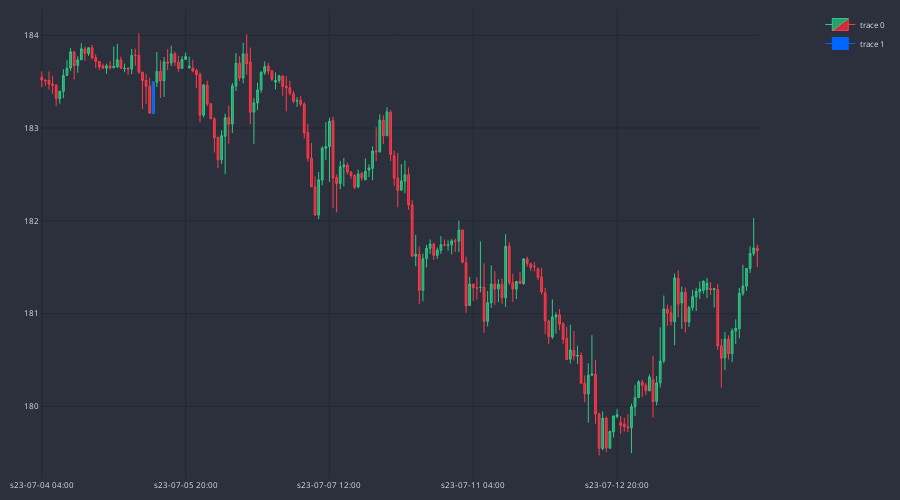

Source (notebook cell):
### Code cell
MARKER = '#0066FF'
dfp = df_an.iloc[600:800]
cp = CandlePlot(dfp, candles=True)
df_temp = cp.df_plot[cp.df_plot.MARUBOZU==True]
cp.fig.add_trace(go.Candlestick(
                x=df_temp.sTime,
                open=df_temp.mid_o,
                high=df_temp.mid_h,
                low=df_temp.mid_l,
                close=df_temp.mid_c,
                line=dict(width=1), opacity=1,
                increasing_fillcolor=MARKER,
                decreasing_fillcolor=MARKER,
                increasing_line_color=MARKER,  
                decreasing_line_color=MARKER
            ))

cp.show_plot()

### Figure 1 — Plotly figure (JSON) as saved in the notebook; plotly's stock layout.template omitted (floating-point values rounded to 4 significant figures; data arrays with more than 128 entries replaced by an {"elided": "..."} marker saying what was removed)
{"data": [{"close": {"elided": "200 float values"}, "decreasing": {"fillcolor": "#CC2E3C", "line": {"color": "#FF3A4C"}}, "high": {"elided": "200 float values"}, "increasing": {"fillcolor": "#24A06B", "line": {"color": "#2EC886"}}, "line": {"width": 1}, "low": {"elided": "200 float values"}, "opacity": 1, "open": {"elided": "200 float values"}, "type": "candlestick", "x": {"elided": "200 str values"}}, {"close": [183.5], "decreasing": {"fillcolor": "#0066FF", "line": {"color": "#0066FF"}}, "high": [183.5], "increasing": {"fillcolor": "#0066FF", "line": {"color": "#0066FF"}}, "line": {"width": 1}, "low": [183.2], "opacity": 1, "open": [183.2], "type": "candlestick", "x": ["s23-07-05 11:00"]}], "layout": {"font": {"color": "#e1e1e1", "size": 8}, "height": 500, "margin": {"b": 10, "l": 10, "r": 10, "t": 10}, "paper_bgcolor": "#2c303c", "plot_bgcolor": "#2c303c", "width": 900, "xaxis": {"anchor": "y", "autorange": true, "domain": [0, 0.94], "gridcolor": "#1f292f", "nticks": 5, "range": [-0.5, 199.5], "rangeslider": {"visible": false, "yaxis": {}}, "type": "category"}, "yaxis": {"anchor": "x", "autorange": true, "domain": [0, 1], "gridcolor": "#1f292f", "range": [179.2, 184.3]}, "yaxis2": {"anchor": "x", "gridcolor": "#1f292f", "overlaying": "y", "side": "right"}}}
